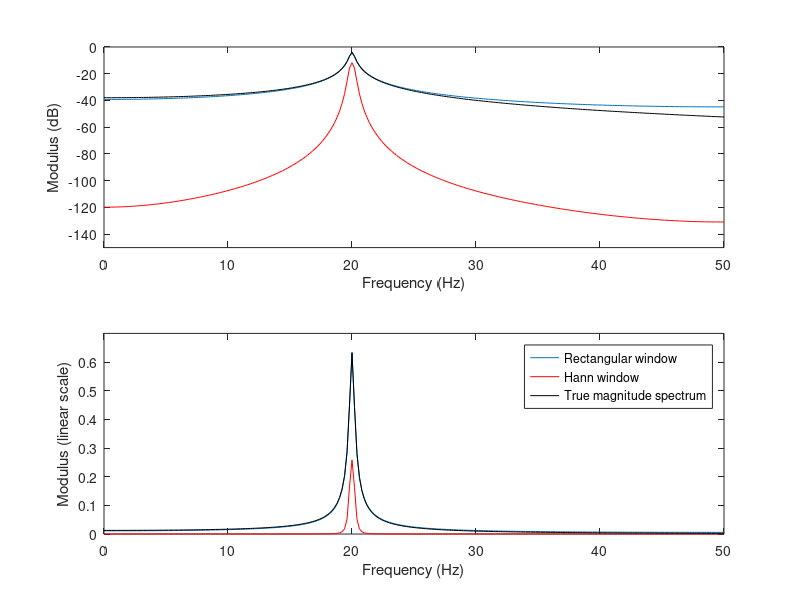

Recreate this plot in MATLAB.
clc; clear all; close all;

fs = 100; 
t = 0:1/fs:5-1/fs;
A = 200; 
zeta = 0.01; 
wn = 2*pi*20;
wd = sqrt(1-zeta^2)*wn;
x = (A/wd)*exp(-zeta*wn*t).*sin(wd*t); % Expression of the time signal
N = length(x);
whan = hann(N)'; % Generate the Hanning window
xh = x.*whan; % Apply the Hanning window
X = fft(x); % FFT of the original signal
Xh = fft(xh); % FFT of the windowed signal
f = fs*(0:N-1)/N; % Frequency vector

H = A./(wn^2 - (2*pi*f).^2 + 1i*2*zeta*wn*(2*pi*f)); % Transfer function

subplot(2,1,1)
plot(f(1:N/2+1), 20*log10(abs(X(1:N/2+1)/fs))); % Plot FFT of original signal
hold on
plot(f(1:N/2+1), 20*log10(sqrt(8/3)*abs(Xh(1:N/2+1)/fs)), 'r'); % Plot FFT of windowed signal
plot(f(1:N/2+1), 20*log10(abs(H(1:N/2+1))), 'k'); % Plot transfer function
axis([0 50 -150 0])
xlabel('Frequency (Hz)'); 
ylabel('Modulus (dB)')
hold off

subplot(2,1,2)
plot(f(1:N/2+1), abs(X(1:N/2+1)/fs)); 
hold on
plot(f(1:N/2+1), sqrt(8/3)*abs(Xh(1:N/2+1)/fs), 'r');
plot(f(1:N/2+1), abs(H(1:N/2+1)), 'k');
axis([0 50 0 0.7])
xlabel('Frequency (Hz)');
ylabel('Modulus (linear scale)')
legend({'Rectangular window', 'Hann window', 'True magnitude spectrum'});
hold off
